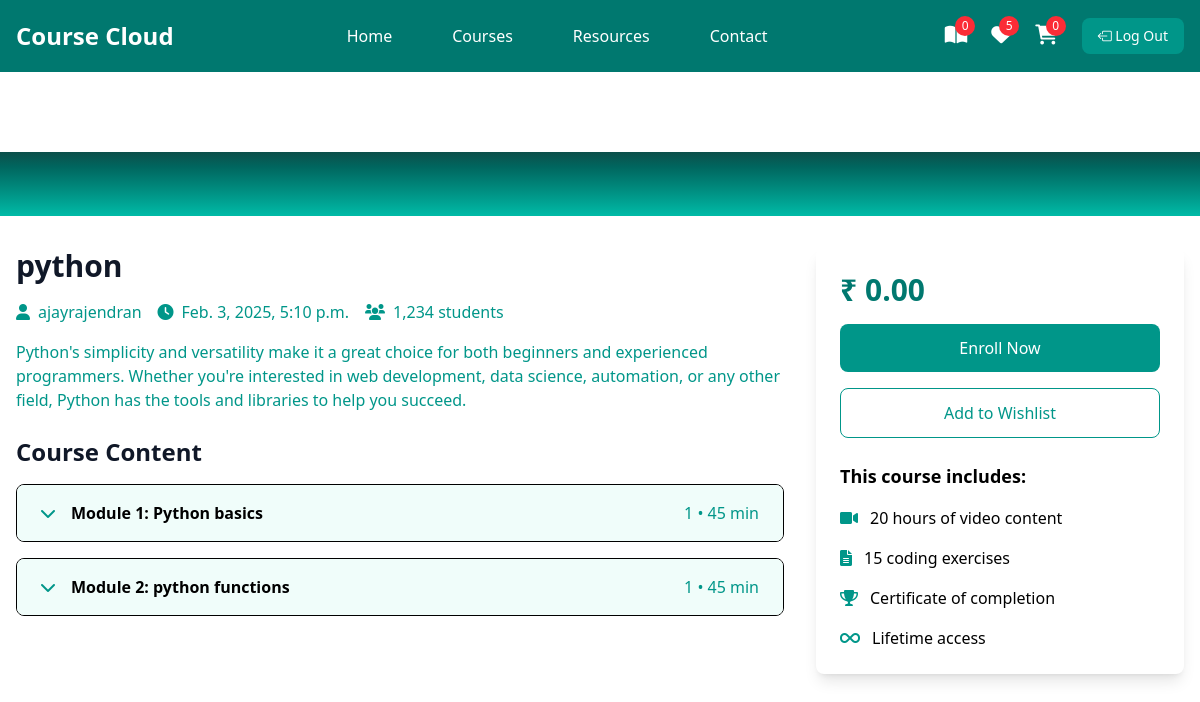
/student/courses/8/ (signed in), run on the app's committed database.
### instructor/models.py (models this page shows, shortened)
class User(AbstractUser):
    ROLE_CHOICES =(
        ("instructor","Instructor"),
        ("student","Student")
    )
    role=models.CharField(max_length=20,choices=ROLE_CHOICES,default="student")

class Course(models.Model):
    title=models.CharField(max_length=200)
    description=models.TextField()
    price=models.DecimalField(decimal_places=2,max_digits=7)
    owner=models.ForeignKey(User,on_delete=models.SET_NULL,related_name="courses",null=True)
    is_free=models.BooleanField(default=False)
    picture=models.ImageField(upload_to="courseimages",null=True,blank=True,default="courseimages/default.png")
    thumbnail=EmbedVideoField()
    category_objects=models.ManyToManyField(Category)
    created_at=models.DateTimeField(auto_now_add=True)
    updated_at=models.DateTimeField(auto_now=True)

class Module(models.Model):
    title=models.CharField(max_length=200)
    course_object=models.ForeignKey(Course,on_delete=models.CASCADE,related_name="modules")
    order=models.PositiveIntegerField()

### student/views.py (the view)
# urls.py: path("courses/<int:pk>/",views.CourseDetailView.as_view(),name="course-detail"),
@method_decorator(signin_required,name="dispatch")
class CourseDetailView(View):
    def get(self,request,*args,**kwargs):
        id=kwargs.get("pk")
        course_instance=Course.objects.get(id=id)
        return render(request,"Course.html",{"course":course_instance})

### student/context_processors.py (called while the page is built)
def course_context(request):
    count=0
    if request.user.is_authenticated:
        orders=request.user.purchase.filter(is_paid=True)
        count=len([c for o in orders for c in o.course_objects.all()])
    return{"count":count}

### student/templates/Course.html (shortened to what this page needs)
{%extends 'base.html'%}
{% load embed_video_tags %}
{%block main_block%}
    <div class="pt-20">
        <div class="bg-gradient-to-b from-teal-900 to-teal-500 w-full">
            <div class="max-w-screen-xl mx-auto flex px-4 py-8">
            </div>
        </div>
        <div class="max-w-screen-xl mx-auto px-4 py-8 grid grid-cols-1 lg:grid-cols-3 gap-8">
            <div class="lg:col-span-2">
                <h1 class="text-3xl text-gray-900 dark:text-white font-bold mb-4">{{course.title}}</h1>
                <div class="flex items-center mb-4 text-teal-600">
                    <span class="mr-4"><i class="fas fa-user mr-2"></i>{{course.owner}}</span>
                    <span class="mr-4"><i class="fas fa-clock mr-2"></i>{{course.created_at}}</span>
                    <span><i class="fas fa-users mr-2"></i>1,234 students</span>
                </div>
                <p class="text-teal-600 mb-6">{{course.description}}</p>
                <div class="space-y-4">
                    <h2 class="text-2xl text-gray-900 dark:text-white font-bold mb-4">Course Content</h2>
                    {%for m in course.modules.all%}
                    <div class="border rounded-lg  overflow-hidden bg-white">
                        <button class="w-full px-6 py-4 bg-teal-50 hover:bg-teal-200 flex items-center justify-between" onclick="toggleModule('module{{forloop.counter}}')">
                            <div class="flex items-center">
                                <i class="fas fa-chevron-down mr-4 text-teal-600"></i>
                                <span class="font-semibold">Module {{forloop.counter}}: {{m.title}}</span>
                            </div>
                            <span class="text-teal-600">{{m.lessons.all.count}} • 45 min</span>
                        </button>
                    </div>
                    {%endfor%}
                </div>
            </div>
            <div class="lg:col-span-1">
                <div class="bg-white p-6 rounded-lg shadow-lg sticky top-24">
                    <div class="text-3xl font-bold mb-4 text-teal-700">₹ {{course.price}}</div>
                    <a href="{%url 'add-to-cart' course.id%}">
                        <button class="w-full bg-teal-600 text-white py-3 rounded-lg mb-4 hover:bg-teal-700 transition duration-300">
                            Enroll Now
                        </button>
                    </a>
                    <button class="w-full border border-teal-600 text-teal-600 py-3 rounded-lg mb-6 hover:bg-teal-50 transition duration-300">
                        Add to Wishlist
                    </button>
                    <div class="space-y-4 ">
                        <h3 class="font-bold text-lg">This course includes:</h3>
                        <div class="flex items-center">
                            <i class="fas fa-video mr-3 text-teal-600"></i>
                            <span>20 hours of video content</span>
                        </div>
                        <div class="flex items-center">
                            <i class="fas fa-file-alt mr-3 text-teal-600"></i>
                            <span>15 coding exercises</span>
                        </div>
                        <div class="flex items-center">
                            <i class="fas fa-trophy mr-3 text-teal-600"></i>
                            <span>Certificate of completion</span>
                        </div>
                        <div class="flex items-center">
                            <i class="fas fa-infinity mr-3 text-teal-600"></i>
                            <span>Lifetime access</span>
                        </div>
                    </div>
                </div>
            </div>
        </div>
    </div>
{%endblock%}

### student/templates/base.html (shortened to what this page needs)
<!DOCTYPE html>
<html lang="en">
<head>
    <link href="https://cdnjs.cloudflare.com/ajax/libs/font-awesome/6.0.0/css/all.min.css" rel="stylesheet">
    <script src="https://unpkg.com/@tailwindcss/browser@4"></script>
    <link rel="stylesheet" href="../static/css/style.css">
    <link rel="stylesheet" href="https://cdn.jsdelivr.net/npm/bootstrap-icons@1.11.3/font/bootstrap-icons.min.css">
</head>
<body>
    <nav class="bg-teal-700 fixed w-full z-20 top-0 left-0 sticky">
        <div class="max-w-screen-xl flex flex-wrap items-center justify-between mx-auto p-4">
            <a href="#" class="flex items-center">
                <span class="self-center text-2xl font-semibold text-white">Course Cloud</span>
            </a>
            <div class="items-center justify-between hidden w-full md:flex md:w-auto md:order-1">
                <ul class="flex flex-col p-4 md:p-0 mt-4 font-medium md:flex-row md:space-x-8 md:mt-0">
                    <li><a href="{%url 'index'%}" class="block py-2 pl-3 pr-4 text-white hover:text-teal-200">Home</a></li>
                    <li><a href="#course" class="block py-2 pl-3 pr-4 text-white hover:text-teal-200">Courses</a></li>
                    <li><a href="#" class="block py-2 pl-3 pr-4 text-white hover:text-teal-200">Resources</a></li>
                    <li><a href="#contact" class="block py-2 pl-3 pr-4 text-white hover:text-teal-200">Contact</a></li>
                </ul>
            </div>
            <div class="flex items-center space-x-6 md:order-2">
                <div class="relative group">
                    <a href="{%url 'My-Courses'%}" class="text-white hover:text-teal-200">
                        <i class="fas fa-book-open text-xl"></i>
                        <span class="absolute -top-2 -right-2 bg-red-500 text-white text-xs rounded-full h-5 w-5 flex items-center justify-center">{{count}}</span>
                    </a>
                </div>
                <div class="relative group">
                    <a href="#" class="text-white hover:text-teal-200">
                        <i class="fas fa-heart fa-beat text-xl"></i>
                        <span class="absolute -top-2 -right-2 bg-red-500 text-white text-xs rounded-full h-5 w-5 flex items-center justify-center">5</span>
                    </a>
                </div>
                <div class="relative group">
                    <a href="{%url 'cart-summery'%}" class="text-white hover:text-teal-200">
                        <i class="fas fa-shopping-cart text-xl"></i>
                        <span class="absolute -top-2 -right-2 bg-red-500 text-white text-xs rounded-full h-5 w-5 flex items-center justify-center">{{request.user.basket.all.count}}</span>
                    </a>
                </div>
                <a href="{%url 'signout'%}" class="text-white bg-teal-600 hover:bg-teal-800 focus:ring-4 focus:outline-none focus:ring-teal-300 font-medium rounded-lg text-sm px-4 py-2 text-center"><i class="bi bi-box-arrow-left"></i>  Log Out</a>
            </div>
        </div>
    </nav>
        {%block main_block%}
        {%endblock%}
</body>
</html>

### data on the page
User: user.basket.all.count "0"
Course: title "python", owner "ajayrajendran", created_at "Feb. 3, 2025, 5:10 p.m.", description "Python's simplicity and versatility make it a great choice for both beginners and experienced programmers. Whether you're interested in web development, data science, automation, or any other field, Python has the tools and libraries to help you succeed.", price "0.00"
Module: title "Python basics", lessons.all.count "1"
Module: title "python functions", lessons.all.count "1"

### other printed values
{{ count }} "0"
